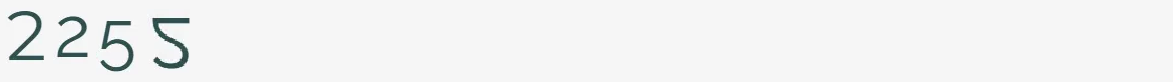
//> input picture 20200414_MomentPreservingAndPCA/img225.png, 1173 x 82 px
$ ./Source_OK   (built with g++ and OpenCV 4)
//> lines starting //> are read from the running program, lines starting //| are printed output that depends on the picture; after the words box and inside, x2 and y2 are one past the last pixel; in counts of white or black regions, pixels touching at a corner belong together
#include "opencv2/highgui/highgui.hpp"
#include "opencv2/imgproc/imgproc.hpp"
#include "opencv2/imgproc/types_c.h"
#include<opencv2/highgui/highgui_c.h>
#include "opencv2/opencv.hpp"
#include <iostream>
#include <stdio.h>
#include <stdlib.h>

using namespace cv;
using namespace std;

Mat src; Mat src_gray;
Mat src2, src_gray2;
int thresh = 100;
int max_thresh = 255;
RNG rng(12345);
int threshold_value = 0;
int threshold_type = 3;;
int const max_value = 255;
int const max_type = 4;
int const max_BINARY_value = 255;
/// Function header
void thresh_callback(int, void*);
void thresh_callback_hu(int, void*);

/** @function main */
int main(int argc, char** argv)
{
	// [13 lines of commented-out code are left out]

	src2 = imread("img225.png");
//> src2 is the input picture: 82 rows x 1173 cols, CV_8UC3; mean B, G, R 242.3, 242.3, 241.6

	/// Convert image to gray and blur it
	cvtColor(src2, src_gray2, CV_BGR2GRAY);
	blur(src_gray2, src_gray2, Size(3, 3));
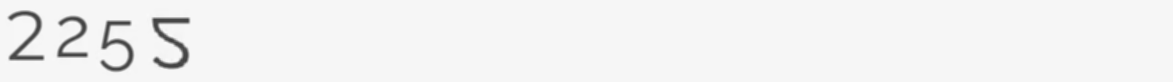
//> src_gray2: 82 rows x 1173 cols, CV_8UC1; min 65, max 250, mean 242.1
	threshold(src_gray2, src_gray2, 0, 255, THRESH_OTSU);
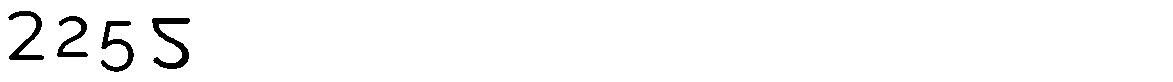
//> src_gray2: 82 rows x 1173 cols, CV_8UC1; 97.6% white; 4 black regions, box (x1, y1, x2, y2) and area: (152, 18, 190, 69) 722, (101, 21, 134, 72) 595, (8, 11, 44, 60) 562, (57, 16, 88, 57) 475

	//threshold( src_gray, dst, threshold_value, max_BINARY_value,threshold_type );
	/// Create Window
	namedWindow("Source2", CV_WINDOW_AUTOSIZE);
	imshow("Source2", src2);

	createTrackbar(" Canny thresh:", "Source2", &thresh, max_thresh, thresh_callback_hu);
	thresh_callback_hu(0, 0);

	waitKey(0);
	return(0);
}

// [49 lines of commented-out code are left out]

void thresh_callback_hu(int, void*)
{
	Mat canny_output;
	vector<vector<Point> > contours;
	vector<Vec4i> hierarchy;

	/// Detect edges using canny
	Canny(src_gray2, canny_output, thresh, thresh * 2, 3);
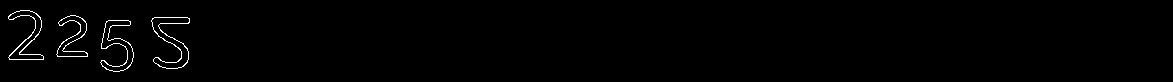
//> canny_output: 82 rows x 1173 cols, CV_8UC1; 1% white in thin lines or dots, all inside (x1, y1, x2, y2) = (8, 10, 190, 72)
	imshow("Source1", src_gray2);
	/// Find contours
	findContours(canny_output, contours, hierarchy, CV_RETR_TREE, CV_CHAIN_APPROX_SIMPLE, Point(0, 0));
//> contours = 8 contours; box (x1, y1, x2, y2) and area: (151, 17, 190, 69) 738, (151, 17, 190, 69) 703, (100, 20, 134, 72) 606, (100, 20, 134, 72) 586, (8, 10, 44, 60) 578, (8, 10, 44, 60) 530, (56, 15, 88, 57) 484, (56, 15, 88, 57) 458

	/// Get the moments
	vector<Moments> mu(contours.size());
//> mu = 8 items

	for (int i = 0; i < contours.size(); i++)
	{
		cout <<"["<< i << "] : =========================================" << endl;
		Moments moment = moments(contours[i], false);
		double huMoments[7];
		HuMoments(moment, huMoments);
		// Log scale hu moments
		for (int i = 0; i < 7; i++)
		{
			huMoments[i] = -1 * copysign(1.0, huMoments[i]) * log10(abs(huMoments[i]));
			cout << " | HuMoment " << i << " : " << huMoments[i] << "| ";

		}
		cout << endl;

		mu[i] = moments(contours[i], false);
	}
//> this loop made 8 passes
//| [0] : =========================================
//| [1] : =========================================
//| [2] : =========================================
//| [3] : =========================================
//| [4] : =========================================
//| [5] : =========================================
//| [6] : =========================================
//| [7] : =========================================
	cout << "=========================================" << endl;
	///  Get the mass centers:
	vector<Point2f> mc(contours.size());
	for (int i = 0; i < contours.size(); i++)
	{
		mc[i] = Point2f(mu[i].m10 / mu[i].m00, mu[i].m01 / mu[i].m00);
	}
//> this loop made 8 passes

	/// Draw contours
	Mat drawing = Mat::zeros(canny_output.size(), CV_8UC3);
	for (int i = 0; i< contours.size(); i++)
	{
		Scalar color = Scalar(rng.uniform(0, 255), rng.uniform(0, 255), rng.uniform(0, 255));
		cout << "color [" << i << "] : " << color << endl;
		drawContours(drawing, contours, i, color, 2, 8, hierarchy, 0, Point());
		circle(drawing, mc[i], 4, color, -1, 8, 0);
	}
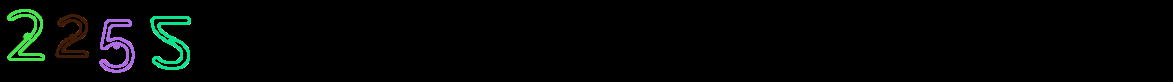
//> drawing: 82 rows x 1173 cols, CV_8UC3; mean B, G, R 4, 5.2, 2.8

	/// Show in a window
	namedWindow("Contours", CV_WINDOW_AUTOSIZE);
	imshow("Contours", drawing);

	/// Calculate the area with the moments 00 and compare with the result of the OpenCV function
	printf("\t Info: Area and Contour Length \n");
	for (int i = 0; i< contours.size(); i++)
	{
		printf(" * Contour[%d] - Area (M_00) = %.2f - Area OpenCV: %.2f - Length: %.2f \n", i, mu[i].m00, contourArea(contours[i]), arcLength(contours[i], true));
		Scalar color = Scalar(rng.uniform(0, 255), rng.uniform(0, 255), rng.uniform(0, 255));
		drawContours(drawing, contours, i, color, 2, 8, hierarchy, 0, Point());
		circle(drawing, mc[i], 4, color, -1, 8, 0);
	}
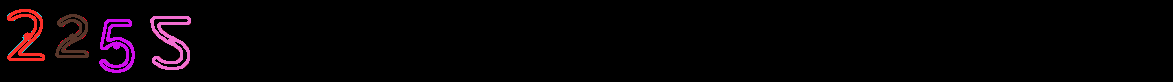
//> drawing: 82 rows x 1173 cols, CV_8UC3; 3.37% of pixels changed, all inside (x1, y1, x2, y2) = (7, 9, 191, 73)
}

$ run again, with 20200414_MomentPreservingAndPCA/digits2.png copied over 20200414_MomentPreservingAndPCA/img225.png
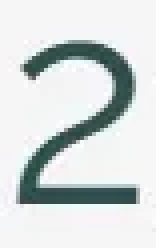
//> input picture 20200414_MomentPreservingAndPCA/digits2.png, 39 x 62 px (shown 4 times larger)
//> src2 is the input picture: 62 rows x 39 cols, CV_8UC3; mean B, G, R 216.8, 216.8, 211
//> `threshold(src_gray2, src_gray2, 0, 255, THRESH_OTSU);`:
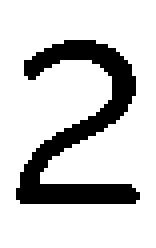
//> src_gray2: 62 rows x 39 cols, CV_8UC1 (shown 4 times larger); 80.4% white; 1 black region, box (x1, y1, x2, y2) and area: (4, 10, 35, 51) 473
//> canny_output: 62 rows x 39 cols, CV_8UC1; 8.5% white in thin lines or dots, all inside (x1, y1, x2, y2) = (3, 9, 35, 51)
//> contours = 2 contours; box (x1, y1, x2, y2) and area: (3, 9, 35, 51) 482, (3, 9, 35, 51) 456
//> mu = 2 items
//> the loop in thresh_callback_hu, `for (int i = 0; i < contours.size(); i++)` made 2 passes
//| [0] : =========================================
//| [1] : =========================================
//> the loop in thresh_callback_hu, `for (int i = 0; i< contours.size(); i++)` made 2 passes
//| color [0] : [203, 143, 254, 0]
//| color [1] : [229, 109, 176, 0]
//> after the loop in thresh_callback_hu, `for (int i = 0; i< contours.size(); i++)`:
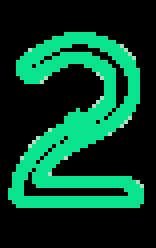
//> drawing: 62 rows x 39 cols, CV_8UC3 (shown 4 times larger); mean B, G, R 41.9, 66.7, 4.4
